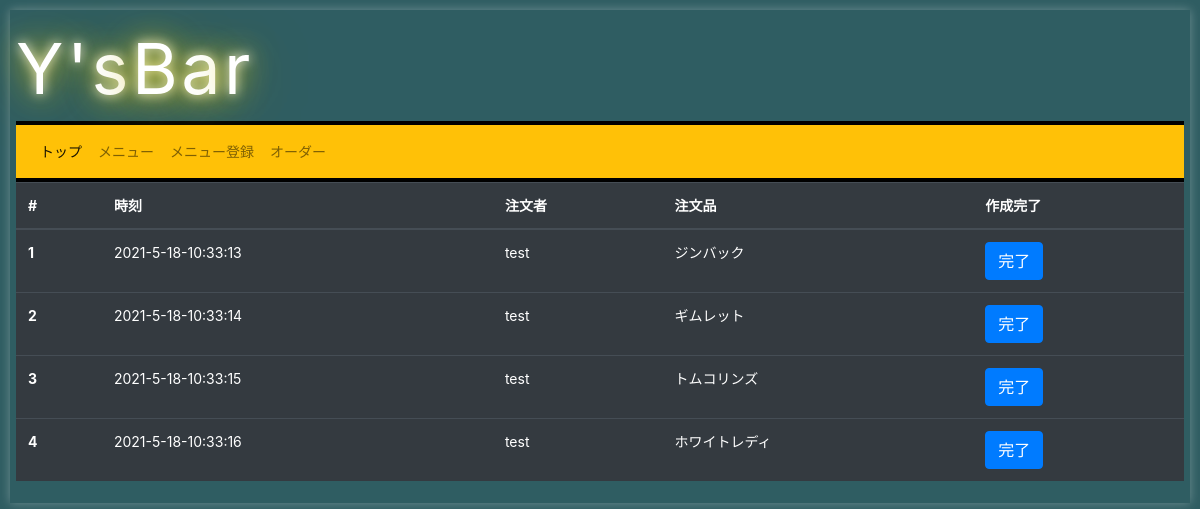
The app's page /order, older data.
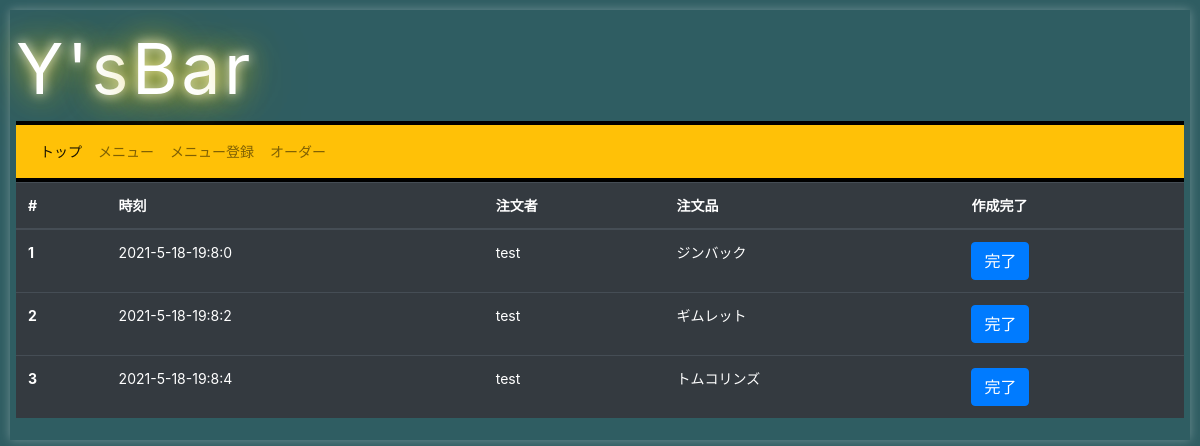
The same page, newer data.
### app.py (models this page shows)
class Order(Base):
    __tablename__ = 'order'
    id = Column(Integer,primary_key=True,autoincrement=True,nullable=False,unique=True)
    date = Column(String(100),nullable=False)
    user = Column(String(100),nullable=False)
    menu = Column(String(100),nullable=False)

### app.py (the view)
@app.route('/order',methods=['GET'])
def order_get():
    session = sessionmaker(bind=engine)()#db用のsessionの作成
    data = session.query(Order).all()
    return render_template('order.html',title="オーダー",data=data)

### app.py (called while the page is built)
@app.context_processor
def add_staticfile():
    def staticfile_cp(fname):
        path = os.path.join(app.root_path, 'static', fname)
        mtime =  str(int(os.stat(path).st_mtime))
        return '/static/' + fname + '?v=' + str(mtime)
    return dict(staticfile=staticfile_cp)

### templates/order.html (shortened to what this page needs)
{% extends 'base.html' %}
{% block content %}
<div class="content">
    <table class="table table-hover table-dark">
        <thead>
          <tr>
            <th scope="col">#</th>
            <th scope="col">時刻</th>
            <th scope="col">注文者</th>
            <th scope="col">注文品</th>
            <th scope="col">作成完了</th>
          </tr>
        </thead>
        <tbody>
            {% for item in data%}
            <tr>
                <th scope="row">{{item.id}}</th>
                <td>{{item.date}}</td>
                <td>{{item.user}}</td>
                <td>{{item.menu}}</td>
                <td><button class='btn_finish btn btn-primary' id='{{item.id}}'>完了</button></td>
            </tr>
            {% endfor %}
        </tbody>
      </table>
</div>
{% endblock %}

Row changes from the older to the newer data that the page shows:
removed Order: id "4", date "2021-5-18-10:33:16", user "test", menu "ホワイトレディ"
changed Order "ジンバック": date "2021-5-18-10:33:13" → "2021-5-18-19:8:0"
changed Order "ギムレット": date "2021-5-18-10:33:14" → "2021-5-18-19:8:2"
changed Order "トムコリンズ": date "2021-5-18-10:33:15" → "2021-5-18-19:8:4"
